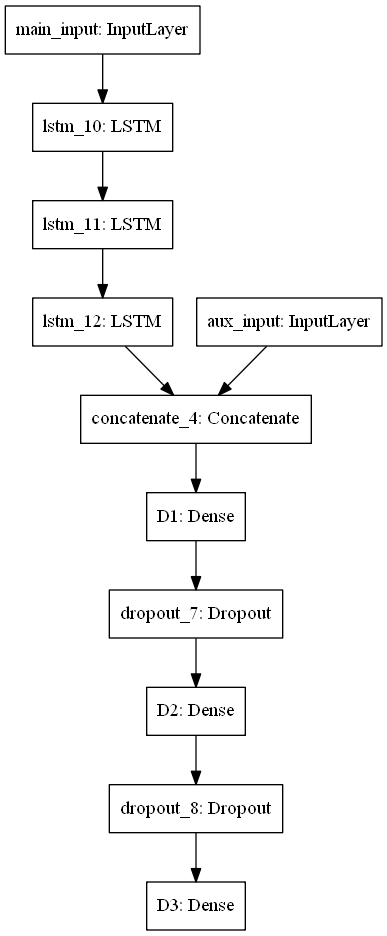

Generate this figure with Python:
# Import the libraries to be used in the program
import numpy as np
from keras.utils import plot_model
from scipy.io import loadmat
from keras.models import Model
from keras.layers import Input, Dense, LSTM
from keras.layers import Dropout, concatenate
from sklearn import datasets, metrics

#Load Training data and Labels For Supervised Training
trainx=loadmat('TrainX.mat')
x_tr=trainx['TrainX']
x_train=x_tr[:,0,:]
seqtrainx=loadmat('SeqTrain.mat')
seq_train=seqtrainx['SeqTrain']
trainy=loadmat('Train2Y.mat')
y_train=trainy['TrainY']
#Load Testing data and Labels For Accuracy Calculation
testx=loadmat('TestX_GT.mat')
x_ts=testx['TestX_GT']
x_test=x_ts[:,0,:]
seqtestx=loadmat('SeqTest_GT.mat')
seq_test=seqtestx['SeqTest_GT']
testy=loadmat('Test2Y_GT.mat')
y_test=testy['TestY_GT']

main_input = Input(shape=(64, 3), name='main_input')
x1 = LSTM(64, return_sequences=True, input_shape=(64,3))(main_input)
x2 = LSTM(96, return_sequences=True)(x1)
lstm_out =LSTM(96)(x2)
auxiliary_input = Input(shape=(72,), name='aux_input')
x3 = concatenate([lstm_out, auxiliary_input])
x4 = Dense(128, activation='sigmoid', name='D1')(x3)
x5 = Dropout(0.3)(x4)
x6 = Dense(64, activation='sigmoid', name='D2')(x5)
x7 = Dropout(0.3)(x6)
main_output = Dense(6, activation='softmax', name='D3')(x7)
model = Model(inputs=[main_input, auxiliary_input], outputs=main_output)
plot_model(model, to_file='Final_LSTM_IEEE.png')
model.compile(loss='categorical_crossentropy',optimizer='adam',metrics=['accuracy'])
history = model.fit([seq_train, x_train],
          y_train, batch_size=64, epochs=30)
y_pred = model.evaluate([seq_test, x_test], y_test, verbose=1)
print('Test loss:', y_pred[0])
print('Test accuracy:', y_pred[1])
model.save('LSTM_class.h5')
